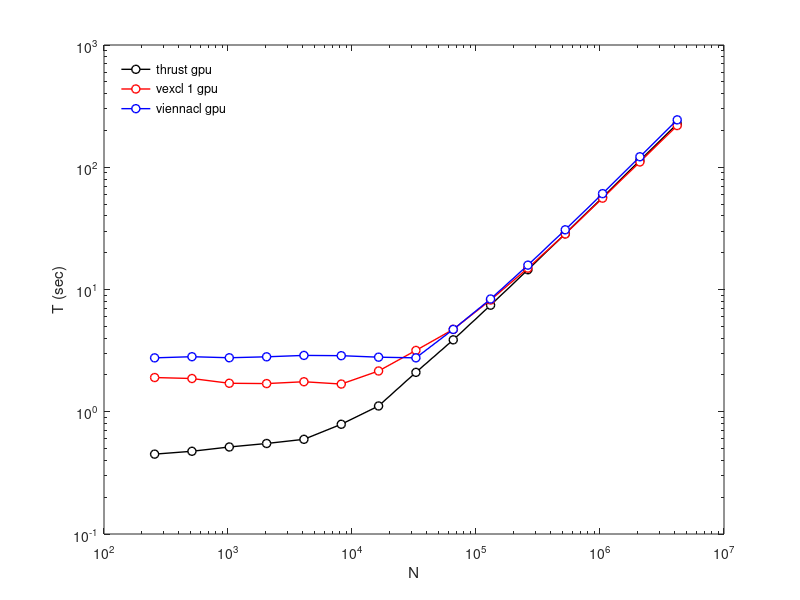

Here is the MATLAB script that generated this plot:
close all
clear all

thrust = load('thrust_gpu.dat');
vexcl  = load('vexcl_1gpu.dat');
vienna = load('viennacl_gpu.dat');
n  = unique(thrust(:,1))';

thrust_avg = [];
vexcl_avg  = [];
vienna_avg = [];

for i = n
    I = find(thrust(:,1) == i);
    time = sum(thrust(I,2)) / length(I);
    thrust_avg = [thrust_avg time];

    I = find(vexcl(:,1) == i);
    time = sum(vexcl(I,2)) / length(I);
    vexcl_avg = [vexcl_avg time];

    I = find(vienna(:,1) == i);
    time = sum(vienna(I,2)) / length(I);
    vienna_avg = [vienna_avg time];
end


figure(1)
set(gca, 'FontSize', 18)


loglog(n, thrust_avg, 'ko-', 'linewidth', 1, 'markersize', 6, 'markerfacecolor', 'w');
hold on
loglog(n, vexcl_avg,  'ro-', 'linewidth', 1, 'markersize', 6, 'markerfacecolor', 'w');
loglog(n, vienna_avg, 'bo-', 'linewidth', 1, 'markersize', 6, 'markerfacecolor', 'w');

xlim([1e2 1e7])
set(gca, 'xtick', [1e2 1e3 1e4 1e5 1e6 1e7])
xlabel('N');
ylabel('T (sec)');

legend('thrust gpu', 'vexcl 1 gpu', 'viennacl gpu', 'location', 'northwest');
legend boxoff

print('-depsc', 'abs.eps');
